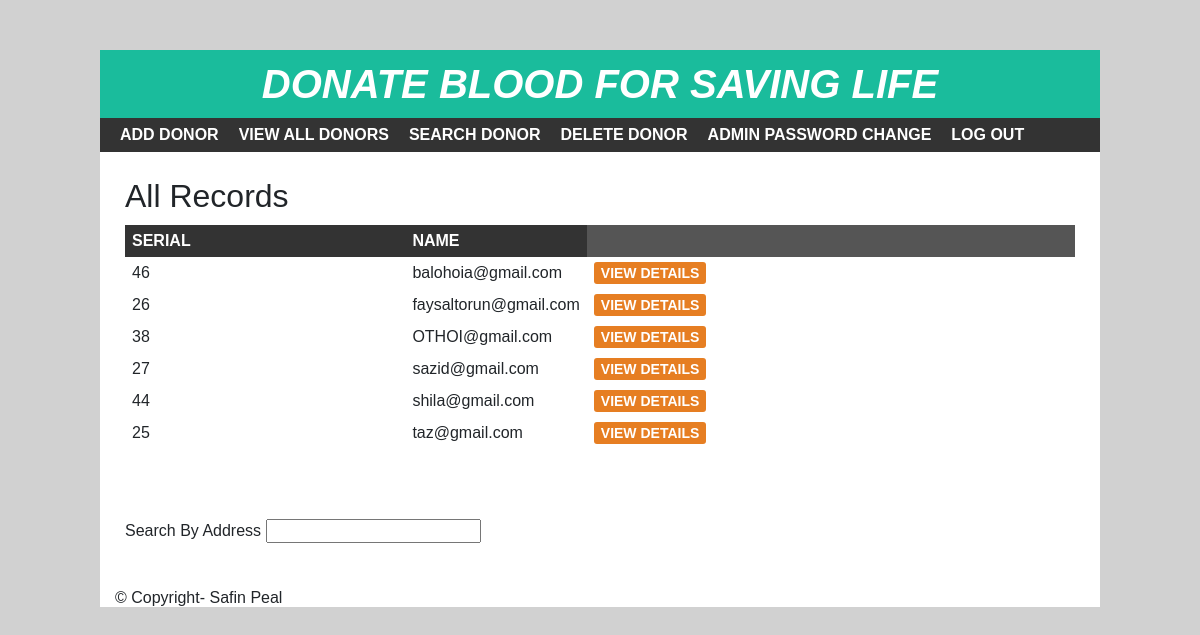
/viewdonor.php, run on the app's committed database.
### tables this page shows
CREATE TABLE `donorlist` (
  `Name` text NOT NULL,
  `Blood_Group` varchar(60) NOT NULL,
  `email` varchar(60) NOT NULL,
  `phone` varchar(30) NOT NULL,
  `Address` varchar(10) NOT NULL,
  `count` int(10) NOT NULL,
  `serial` int(11) NOT NULL,
  `DEL` int(10) DEFAULT NULL
);

### viewdonor.php (the view)
<?php
include 'header.php';
?>
<div id="main-content">
    <h2>All records</h2>
<?php
$conn = mysqli_connect("localhost","root","","rcf_task") or die("connection failed");
$sql = "SELECT email,serial FROM donorlist WHERE DEL is NULL";
$result = mysqli_query($conn,$sql) or die("query unsuccessfull");
if(mysqli_num_rows($result)>0)
{
?>
<table cellpadding="7px" data-aos="fade-down">
<thead>
<th>Serial</th>
<th>Name</th>
</thead>
<tbody>
<?php
while($row = mysqli_fetch_assoc($result))
{
?>
<tr>
<td><?php echo $row['serial']?></td>
<td><?php echo $row['email']?></td>
<td>
<a href='viewdetails.php?serial=<?php echo $row['serial']?>'>View Details</a>
</td>
</tr>
<?php } ?>
</tbody>
</table>
<?php  } ?>
<table>
<tr>
<td id="table-data2">
</td>
</tr>
</table>
<div id="search-bar">
<div class="form-group mt-5">
<label for="">Search By Address </label>
<input type="text" name="search" id="search">
</div>
</div>
</div>
<?php
include("./footer.php")
?>

### header.php (shortened to what this page needs)
<!DOCTYPE html>
<html lang="en">
<head>
  <link href="https://unpkg.com/aos@2.3.1/dist/aos.css" rel="stylesheet">
  <link rel="stylesheet" href="https://stackpath.bootstrapcdn.com/bootstrap/4.5.0/css/bootstrap.min.css">
  <link rel="stylesheet" href="css/style.css">
</head>
<body>
    <div id="wrapper">
        <div id="header">
            <h1>Donate Blood For saving life</h1>
        </div>
        <div id="menu">
            <ul>
                <li>
                    <a href="adddonor.php">Add Donor</a>
                </li>
                <li>
                    <a href="viewdonor.php">View All donors</a>
                </li>
                <li>
                    <a href="searchdonor.php">Search donor</a>
                </li>
                <li>
                    <a href="deleteddonor.php">Delete Donor</a>
                </li>
                <li>
                    <a href="adminchange.php">Admin Password Change</a>
                </li>
                <li>
                    <a href="logout2.php">Log Out</a>
                </li>
            </ul>
</body>
</body>
</html>

### footer.php (shortened to what this page needs)
<div id ="footer">
    <div class="container">
        <div class="row">
            <div class="col-md-12">
                <span>© Copyright- Safin Peal</a></span>
            </div>
        </div>
    </div>
</div>
</body>
</html>

### css/style.css (style rules this page uses)
body { font:16px arial; margin: 0; padding: 0; background: #d1d1d1; }
#wrapper { width: 1000px; margin: 50px auto 0; background-color: #fff; }
#header { text-align: center; background-color: #1abc9c; padding: 10px; }
#header h1 { color: #fff; font-size: 40px; font-style: italic; font-weight: 700; text-transform: uppercase; margin: 0; }
#menu { background-color: #333; }
#menu ul { font-size: 0; padding: 0 10px; margin: 0; list-style: none; }
#menu ul li { display: inline-block; }
#menu ul li a { color: #fff; font-size: 16px; font-weight: 600; padding: 8px 10px; display: block; text-decoration: none; text-transform: uppercase; transition: all 0.3s ease; }
#main-content { padding: 25px; min-height: 400px; }
#main-content h2 { margin: 0 0 10px; text-transform: capitalize; }
#main-content table { width: 100%; background-color: #555; margin: 0 0 20px; }
#main-content table th { color: #fff; background-color: #333; text-transform: uppercase; }
#main-content table th:last-child { width: 130px; }
#main-content table td { background-color: #fff; }
#main-content table td a { font-size: 14px; font-weight: 600; text-transform: uppercase; padding: 3px 7px; color: #fff; background-color: #e67e22; text-decoration: none; border-radius: 3px; }

### data on the page
donorlist: serial "46", email "balohoia@gmail.com"
donorlist: serial "26", email "faysaltorun@gmail.com"
donorlist: serial "38", email "OTHOI@gmail.com"
donorlist: serial "27", email "sazid@gmail.com"
donorlist: serial "44", email "shila@gmail.com"
donorlist: serial "25", email "taz@gmail.com"
